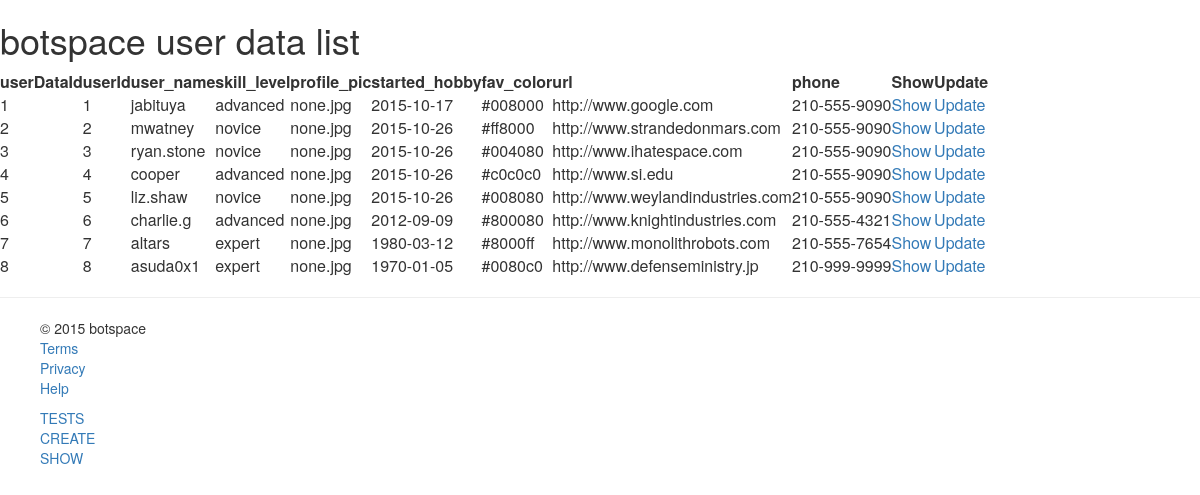
The app's page /WebContent/userdata/show/all with its own data.
### tables this page shows
CREATE TABLE UserData (
  userDataId		 int(11) NOT NULL AUTO_INCREMENT,
  userId			 int(11) NOT NULL,
  user_name			 varchar(30) UNIQUE NOT NULL,
  skill_level		 varchar(30) NOT NULL,
  profile_pic		 varchar(255),
  started_hobby 	 DATE,
  date_created		 TIMESTAMP DEFAULT CURRENT_TIMESTAMP,
  fav_color		 	 char(7) NOT NULL,
  url				 varchar(255),
  phone				 varchar(255),
  PRIMARY KEY (userDataId),
  FOREIGN KEY (userId) REFERENCES Users(userId)
);

### WebContent/models/UserData.class.php (called while the page is built, shortened)
<?php
class UserData {
	private $formInput;
	private $userDataId;
	private $userId;
	private $user_name;
	private $skill_level;
	private $profile_pic;
	private $started_hobby;
	private $fav_color;
	private $url;
	private $phone;
	public function __construct($formInput = null) {
		$this->formInput = $formInput;
	}
	private function extractForm($valueName) {
		$value = "";
		if (isset($this->formInput[$valueName])) {
			if (!is_array($this->formInput[$valueName])) {
				$value = trim($this->formInput[$valueName]);
				$value = stripslashes($value);
				$value = htmlspecialchars($value);
			}
			return $value;
		}
	}
	public function setUserDataId($id) {
		$this->userDataId = $id;
	}
	public function getFavColor() {
		return $this->fav_color;
	}
	public function getPhone() {
		return $this->phone;
	}
	public function getProfilePic() {
		return $this->profile_pic;
	}
	public function getSkillLevel() {
		return $this->skill_level;
	}
	public function getStartedHobby() {
		return $this->started_hobby;
	}
	public function getUrl() {
		return $this->url;
	}
	public function getUserName() {
		return $this->user_name;
	}
	public function getUserDataId() {
		return $this->userDataId;
	}
	public function getUserId() {
		return $this->userId;
	}
	private function validateFavColor() {
		$this->fav_color = $this->extractForm('fav_color');
	}
	private function validatePhone() {
		$this->phone = $this->extractForm('phone');
		if (!empty($this->phone)) {
			$this->phone = str_replace(' ', '', $this->phone);
		}
	}
	private function validateProfilePic() {
		$this->profile_pic = $this->extractForm('profile_pic');
	}
	private function validateSkillLevel() {
		$this->skill_level = $this->extractForm('skill_level');
	}
	private function validateStartedHobby() {
		$this->started_hobby = $this->extractForm('started_hobby');
	}
	private function validateUrl() {
		$this->url = $this->extractForm('url');
	}
	private function validateUserId() {
		$this->userId = $this->extractForm('userId');
	}
	private function validateUserName() {
		$this->user_name = $this->extractForm('user_name');
	}
}
?>

### WebContent/models/UserDataDB.class.php (called while the page is built, shortened)
<?php
class UserDataDB {
	public static function getUserDataRowSetsBy($type = null, $value = null) {
		$allowedTypes = ['userDataId', 'userId', 'user_name', 'skill_level', 'skill_areas', 'robot_name'];
		$userDataRowSets = array();
		try {
			$db = Database::getDB();
			$query = "SELECT userDataId, userId, user_name, skill_level, profile_pic,
					started_hobby, fav_color, url, phone FROM UserData";
			if (!is_null($type)) {
				if (!in_array($type, $allowedTypes))
					throw new PDOException("$type not an allowed search criterion for UserData");
				$query = $query . " WHERE ($type = :$type)";
				$statement = $db->prepare($query);
				$statement->bindParam(":$type", $value);
			} else {
				$query = $query . " ORDER BY userDataId ASC";
				$statement = $db->prepare($query);
			}
			$statement->execute();
			$userDataRowSets = $statement->fetchAll(PDO::FETCH_ASSOC);
		} catch (Exception $e) {
			echo "<p>Error getting user rows by $type: " . $e->getMessage() . "</p>";
		}
		return $userDataRowSets;
	}
	public static function getUserDataBy($type = null, $value = null) {
		$userDataRows = UserDataDB::getUserDataRowSetsBy($type, $value);
		return UserDataDB::getUserDataArray($userDataRows);
	}
	public static function getUserDataArray($rowSets) {
		$usersData = array();
		if (!empty($rowSets)) {
			foreach ($rowSets as $userDataRow) {
				$userData = new UserData($userDataRow);
				$userDataId = $userDataRow['userDataId'];
				$userData->setUserDataId($userDataId);
				$skillAssocs = SkillAssocsDB::getSkillAssocsBy('userDataId', $userDataId);
				$skill_areas = array();
				foreach ($skillAssocs as $skillAssoc) {
					$skillId = $skillAssoc->getSkillId();
					$skill_name = Skill::$SKILL_AREAS[$skillId - 1];
					array_push($skill_areas, $skill_name);
				}
				$userData->setSkillAreas($skill_areas);
				array_push($usersData, $userData);
			}
		}
		return $usersData;
	}
}
?>

### WebContent/views/UserDataView.class.php (the view, shortened to what this page needs)
<?php
class UserDataView {
	public static function showAll() {
		if (array_key_exists('headertitle', $_SESSION)) {
			MasterView::showHeader();
		}
		$userData = (array_key_exists('userData', $_SESSION)) ? $_SESSION['userData'] : array();
		$base = (array_key_exists('base', $_SESSION)) ? $_SESSION['base'] : "";
		echo "<h1>botspace user data list</h1>";
		echo "<table>";
		echo "<thead>";
		echo "<tr><th>userDataId</th><th>userId</th><th>user_name</th><th>skill_level</th>
				<th>profile_pic</th><th>started_hobby</th><th>fav_color</th>
				<th>url</th><th>phone</th><th>Show</th><th>Update</th>";
		echo "</thead>";
		echo "<tbody>";
		foreach ($userData as $data) {
			echo '<tr>';
			echo '<td>'.$data->getUserDataId().'</td>';
			echo '<td>'.$data->getUserId().'</td>';
			echo '<td>'.$data->getUserName().'</td>';
			echo '<td>'.$data->getSkillLevel().'</td>';
			echo '<td>'.$data->getProfilePic().'</td>';
			echo '<td>'.$data->getStartedHobby().'</td>';
			echo '<td>'.$data->getFavColor().'</td>';
			echo '<td>'.$data->getUrl().'</td>';
			echo '<td>'.$data->getPhone().'</td>';
			echo '<td><a href="/'.$base.'/userdata/show/'.$data->getUserDataId().'">Show</a></td>';
			echo '<td><a href="/'.$base.'/userdata/update/'.$data->getUserDataId().'">Update</a></td>';
			echo '</tr>';
		}
		echo "</tbody>";
		echo "</table>";
	}
}
?>

### records on screen
userdata: userDataId "1", userId "1", user_name "jabituya", skill_level "advanced", profile_pic "none.jpg", started_hobby "2015-10-17", fav_color "#008000", url "http://www.google.com", phone "210-555-9090"
userdata: userDataId "2", userId "2", user_name "mwatney", skill_level "novice", profile_pic "none.jpg", started_hobby "2015-10-26", fav_color "#ff8000", url "http://www.strandedonmars.com", phone "210-555-9090"
userdata: userDataId "3", userId "3", user_name "ryan.stone", skill_level "novice", profile_pic "none.jpg", started_hobby "2015-10-26", fav_color "#004080", url "http://www.ihatespace.com", phone "210-555-9090"
userdata: userDataId "4", userId "4", user_name "cooper", skill_level "advanced", profile_pic "none.jpg", started_hobby "2015-10-26", fav_color "#c0c0c0", url "http://www.si.edu", phone "210-555-9090"
userdata: userDataId "5", userId "5", user_name "liz.shaw", skill_level "novice", profile_pic "none.jpg", started_hobby "2015-10-26", fav_color "#008080", url "http://www.weylandindustries.com", phone "210-555-9090"
userdata: userDataId "6", userId "6", user_name "charlie.g", skill_level "advanced", profile_pic "none.jpg", started_hobby "2012-09-09", fav_color "#800080", url "http://www.knightindustries.com", phone "210-555-4321"
userdata: userDataId "7", userId "7", user_name "altars", skill_level "expert", profile_pic "none.jpg", started_hobby "1980-03-12", fav_color "#8000ff", url "http://www.monolithrobots.com", phone "210-555-7654"
userdata: userDataId "8", userId "8", user_name "asuda0x1", skill_level "expert", profile_pic "none.jpg", started_hobby "1970-01-05", fav_color "#0080c0", url "http://www.defenseministry.jp", phone "210-999-9999"
